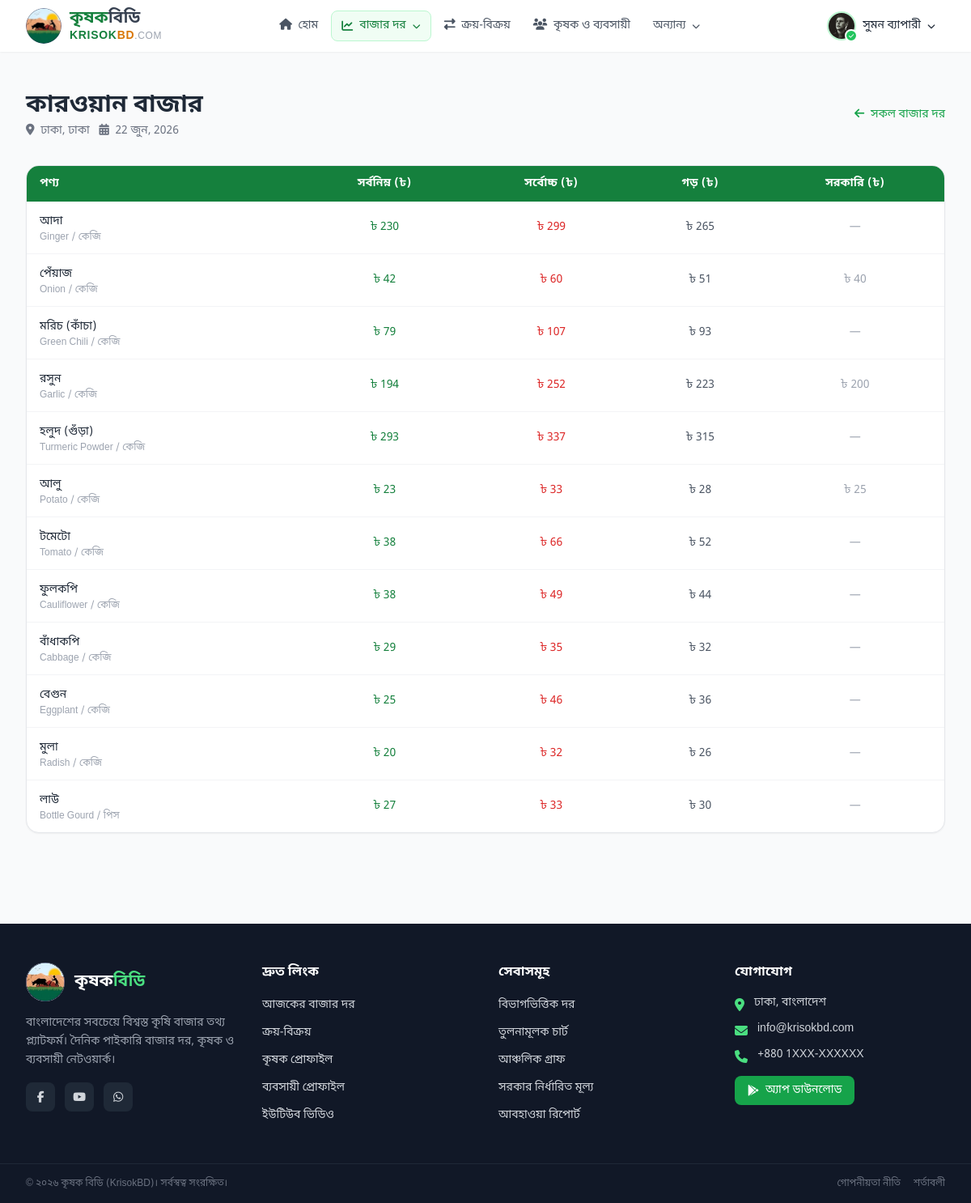
/prices/market/karwan-bazar/ (signed in), run on the app's committed database.
### accounts/models.py (models this page shows, shortened)
class User(AbstractUser):
    USER_TYPE_CHOICES = [
        ('farmer', 'কৃষক'),
        ('trader', 'ব্যবসায়ী'),
        ('general', 'সাধারণ'),
    ]
    SUBSCRIPTION_STATUS = [
        ('trial', 'ট্রায়াল'),
        ('active', 'সক্রিয়'),
        ('expired', 'মেয়াদ শেষ'),
    ]
    phone = models.CharField(max_length=20, blank=True)
    user_type = models.CharField(max_length=20, choices=USER_TYPE_CHOICES, default='general')
    district = models.CharField(max_length=100, blank=True)
    address = models.TextField(blank=True)
    avatar = models.ImageField(upload_to='avatars/', blank=True)
    is_verified = models.BooleanField(default=False)
    trial_start = models.DateTimeField(null=True, blank=True)
    trial_end = models.DateTimeField(null=True, blank=True)
    subscription_status = models.CharField(max_length=20, choices=SUBSCRIPTION_STATUS, default='trial')
    subscription_plan = models.ForeignKey(
        'SubscriptionPlan', on_delete=models.SET_NULL, null=True, blank=True, related_name='subscribers'
    )
    subscription_expires = models.DateTimeField(null=True, blank=True)
    @property
    def has_access(self):
        now = timezone.now()
        if self.is_superuser or self.is_staff:
            return True
        if self.subscription_status == 'trial' and self.trial_end and now < self.trial_end:
            return True
        if self.subscription_status == 'active' and self.subscription_expires and now < self.subscription_expires:
            return True
        return False
    def check_and_update_status(self):
        now = timezone.now()
        if self.subscription_status == 'trial' and self.trial_end and now >= self.trial_end:
            self.subscription_status = 'expired'
            self.save(update_fields=['subscription_status'])
        elif self.subscription_status == 'active' and self.subscription_expires and now >= self.subscription_expires:
            self.subscription_status = 'expired'
            self.save(update_fields=['subscription_status'])
    class Meta:
        db_table = 'auth_user'

### market/models.py (models this page shows, shortened)
class Market(models.Model):
    name = models.CharField(max_length=200)
    name_en = models.CharField(max_length=200)
    slug = models.SlugField(unique=True)
    district = models.ForeignKey(District, on_delete=models.CASCADE, related_name='markets')
    address = models.TextField(blank=True)
    is_active = models.BooleanField(default=True)
    class Meta:
        ordering = ['name']

class District(models.Model):
    name = models.CharField(max_length=100)
    name_en = models.CharField(max_length=100)
    slug = models.SlugField(unique=True)
    division = models.ForeignKey(Division, on_delete=models.CASCADE, related_name='districts')
    is_active = models.BooleanField(default=True)
    class Meta:
        ordering = ['name']

class Division(models.Model):
    name = models.CharField(max_length=100)
    name_en = models.CharField(max_length=100)
    slug = models.SlugField(unique=True)
    order = models.PositiveIntegerField(default=0)
    is_active = models.BooleanField(default=True)
    class Meta:
        ordering = ['order', 'name']

class Product(models.Model):
    name = models.CharField(max_length=200)
    name_en = models.CharField(max_length=200)
    slug = models.SlugField(unique=True)
    category = models.ForeignKey(ProductCategory, on_delete=models.CASCADE, related_name='products')
    unit = models.CharField(max_length=50, default='কেজি')
    image = models.ImageField(upload_to='products/', blank=True)
    is_active = models.BooleanField(default=True)
    class Meta:
        ordering = ['category__order', 'name']

class MarketPrice(models.Model):
    product = models.ForeignKey(Product, on_delete=models.CASCADE, related_name='prices')
    market = models.ForeignKey(Market, on_delete=models.CASCADE, related_name='prices')
    date = models.DateField(default=timezone.now)
    min_price = models.DecimalField(max_digits=10, decimal_places=2)
    max_price = models.DecimalField(max_digits=10, decimal_places=2)
    avg_price = models.DecimalField(max_digits=10, decimal_places=2, blank=True, null=True)
    product_type = models.CharField(max_length=100, blank=True, default='দেশি')
    updated_at = models.DateTimeField(auto_now=True)
    class Meta:
        ordering = ['-date', 'product__name']
        unique_together = ['product', 'market', 'date']

class GovernmentPrice(models.Model):
    product = models.ForeignKey(Product, on_delete=models.CASCADE, related_name='govt_prices')
    price = models.DecimalField(max_digits=10, decimal_places=2)
    effective_date = models.DateField()
    notes = models.TextField(blank=True)
    updated_at = models.DateTimeField(auto_now=True)
    class Meta:
        ordering = ['-effective_date']

### market/views.py (the view)
# urls.py: path('market/<slug:slug>/', views.market_detail, name='market_detail'),
def market_detail(request, slug):
    market = get_object_or_404(Market, slug=slug)
    price_date = _get_latest_date_with_data()
    prices = MarketPrice.objects.filter(
        market=market, date=price_date
    ).select_related('product', 'product__category').order_by('product__category__order', 'product__name')
    price_list = []
    for p in prices:
        govt = GovernmentPrice.objects.filter(product=p.product).first()
        price_list.append({
            'product': p.product,
            'min_price': p.min_price,
            'max_price': p.max_price,
            'avg_price': p.avg_price,
            'govt_price': govt.price if govt else None,
        })
    page_obj = paginate(request, price_list, per_page=25)
    context = {
        'market': market,
        'prices': page_obj,
        'page_obj': page_obj,
        'price_date': price_date,
    }
    return render(request, 'market/market_detail.html', context)

### core/pagination.py (called while the page is built)
def paginate(request, queryset, per_page=20):
    paginator = Paginator(queryset, per_page)
    page = request.GET.get('page')
    try:
        page_obj = paginator.page(page)
    except PageNotAnInteger:
        page_obj = paginator.page(1)
    except EmptyPage:
        page_obj = paginator.page(paginator.num_pages)
    return page_obj

### market/views.py (called while the page is built)
def _get_latest_date_with_data():
    latest = MarketPrice.objects.order_by('-date').values_list('date', flat=True).first()
    return latest or date.today()

### templates/market/market_detail.html (shortened to what this page needs)
{% extends "base.html" %}
{% block content %}
<section class="py-8 md:py-12">
    <div class="max-w-7xl mx-auto px-4 sm:px-6 lg:px-8">
        <div class="flex flex-col sm:flex-row items-start sm:items-center justify-between mb-8 gap-4">
            <div>
                <h1 class="text-2xl md:text-3xl font-bold text-gray-800">{{ market.name }}</h1>
                <p class="text-gray-500 text-sm mt-1">
                    <i class="fas fa-map-marker-alt mr-1"></i> {{ market.district.name }}, {{ market.district.division.name }}
                    <span class="ml-2"><i class="fas fa-calendar-alt mr-1"></i> {{ price_date|date:"d M, Y" }}</span>
                </p>
            </div>
            <a href="{% url 'market:daily_prices' %}" class="text-sm text-primary-600 hover:text-primary-700">
                <i class="fas fa-arrow-left mr-1"></i> সকল বাজার দর
            </a>
        </div>
        <div class="bg-white rounded-2xl border border-gray-200 overflow-hidden shadow-sm">
            <div class="overflow-x-auto">
                <table class="w-full">
                    <thead>
                        <tr class="bg-primary-700 text-white">
                            <th class="px-4 py-3 text-left text-sm font-semibold">পণ্য</th>
                            <th class="px-4 py-3 text-center text-sm font-semibold">সর্বনিম্ন (৳)</th>
                            <th class="px-4 py-3 text-center text-sm font-semibold">সর্বোচ্চ (৳)</th>
                            <th class="px-4 py-3 text-center text-sm font-semibold">গড় (৳)</th>
                            <th class="px-4 py-3 text-center text-sm font-semibold">সরকারি (৳)</th>
                        </tr>
                    </thead>
                    <tbody class="divide-y divide-gray-100">
                        {% for item in prices %}
                        <tr class="hover:bg-gray-50 transition">
                            <td class="px-4 py-3">
                                <span class="text-sm font-medium">{{ item.product.name }}</span>
                                <span class="text-xs text-gray-400 block">{{ item.product.name_en }} / {{ item.product.unit }}</span>
                            </td>
                            <td class="px-4 py-3 text-center text-sm font-medium text-green-700">৳ {{ item.min_price|floatformat:0 }}</td>
                            <td class="px-4 py-3 text-center text-sm font-medium text-red-600">৳ {{ item.max_price|floatformat:0 }}</td>
                            <td class="px-4 py-3 text-center text-sm text-gray-600">৳ {{ item.avg_price|floatformat:0 }}</td>
                            <td class="px-4 py-3 text-center text-sm text-gray-400">
                                {% if item.govt_price %}৳ {{ item.govt_price|floatformat:0 }}{% else %}—{% endif %}
                            </td>
                        </tr>
                        {% empty %}
                        <tr>
                            <td colspan="5" class="px-4 py-8 text-center text-gray-400">এই বাজারের কোনো দর পাওয়া যায়নি</td>
                        </tr>
                        {% endfor %}
                    </tbody>
                </table>
            </div>
        </div>
    </div>
</section>
{% endblock %}

### templates/components/_navbar_inner.html (shortened to what this page needs)
{% load static %}
<nav class="bg-white shadow-sm sticky top-0 z-50" x-data="{ mobileMenu: false, marketDrop: false, othersDrop: false }">
    <div class="max-w-7xl mx-auto px-4 sm:px-6 lg:px-8">
        <div class="flex items-center justify-between h-16">
            <a href="{% url 'core:home' %}" class="flex items-center gap-2.5 shrink-0">
                <img src="{% static 'images/logo.jpg' %}" alt="কৃষক বিডি" class="w-11 h-11 rounded-full object-cover">
                <div class="leading-tight">
                    <span class="text-xl font-bold text-primary-700">কৃষক</span><span class="text-xl font-bold text-gray-700">বিডি</span>
                    <span class="block text-sm font-bold -mt-0.5 tracking-wider">
                        <span class="text-primary-700">KRISOK</span><span class="text-amber-600">BD</span><span class="text-gray-400 font-normal text-xs">.COM</span>
                    </span>
                </div>
            </a>
            <div class="hidden lg:flex items-center gap-1">
                <a href="{% url 'core:home' %}"
                   class="px-3 py-2 rounded-lg text-sm font-medium transition
                   {% if nav_section == 'home' %}text-primary-700 bg-primary-50 border border-primary-200{% else %}text-gray-600 hover:text-primary-700 hover:bg-primary-50{% endif %}">
                    <i class="fas fa-home mr-1"></i> হোম
                </a>
                <div class="relative" @mouseenter="clearTimeout($el._timer); marketDrop = true" @mouseleave="$el._timer = setTimeout(() => marketDrop = false, 150)">
                    <button class="px-3 py-2 rounded-lg text-sm font-medium transition flex items-center gap-1
                        {% if nav_section == 'market' %}text-primary-700 bg-primary-50 border border-primary-200{% else %}text-gray-600 hover:text-primary-700 hover:bg-primary-50{% endif %}">
                        <i class="fas fa-chart-line mr-1"></i> বাজার দর
                        <i class="fas fa-chevron-down text-[10px] ml-1"></i>
                    </button>
                </div>
                <a href="{% url 'marketplace:post_list' %}"
                   class="px-3 py-2 rounded-lg text-sm font-medium transition
                   {% if nav_section == 'buysell' %}text-primary-700 bg-primary-50 border border-primary-200{% else %}text-gray-600 hover:text-primary-700 hover:bg-primary-50{% endif %}">
                    <i class="fas fa-exchange-alt mr-1"></i> ক্রয়-বিক্রয়
                </a>
                <a href="{% url 'marketplace:profile_list' %}"
                   class="px-3 py-2 rounded-lg text-sm font-medium transition
                   {% if nav_section == 'profiles' %}text-primary-700 bg-primary-50 border border-primary-200{% else %}text-gray-600 hover:text-primary-700 hover:bg-primary-50{% endif %}">
                    <i class="fas fa-users mr-1"></i> কৃষক ও ব্যবসায়ী
                </a>
                <div class="relative" @mouseenter="clearTimeout($el._timer); othersDrop = true" @mouseleave="$el._timer = setTimeout(() => othersDrop = false, 150)">
                    <button class="px-3 py-2 rounded-lg text-sm font-medium transition flex items-center gap-1
                        {% if nav_section == 'others' or nav_section == 'videos' %}text-primary-700 bg-primary-50 border border-primary-200{% else %}text-gray-600 hover:text-primary-700 hover:bg-primary-50{% endif %}">
                        অন্যান্য
                        <i class="fas fa-chevron-down text-[10px] ml-1"></i>
                    </button>
                </div>
            </div>
            <div class="hidden lg:flex items-center gap-2">
                {% if user.is_authenticated %}
                <div class="relative" x-data="{ userDrop: false }">
                    <button @click="userDrop = !userDrop" class="flex items-center gap-2 px-3 py-2 rounded-lg hover:bg-gray-100 transition">
                        <div class="relative">
                            {% if user.avatar %}
                            <img src="{{ user.avatar.url }}" alt="{{ user.first_name }}" class="w-9 h-9 rounded-full object-cover border-2 border-primary-200">
                            {% else %}
                            <div class="w-9 h-9 bg-primary-100 text-primary-700 rounded-full flex items-center justify-center text-sm font-bold border-2 border-primary-200">
                                {{ user.first_name|first|default:user.username|first }}
                            </div>
                            {% endif %}
                            {% if user.is_verified %}
                            <span class="absolute -bottom-0.5 -right-0.5 w-4 h-4 bg-primary-500 rounded-full flex items-center justify-center border-2 border-white">
                                <i class="fas fa-check text-white text-[7px]"></i>
                            </span>
                            {% endif %}
                        </div>
                        <span class="text-sm font-medium">{{ user.first_name|default:user.username }}</span>
                        <i class="fas fa-chevron-down text-[10px]"></i>
                    </button>
                </div>
                {% endif %}
            </div>
        </div>
    </div>
</nav>

### templates/base.html (style rules this page uses)
body { font-family: 'Noto Sans Bengali', 'SolaimanLipi', sans-serif; }

### data on the page
Market: name "কারওয়ান বাজার", district.name "ঢাকা", district.division.name "ঢাকা"
Product: product.name "আদা", product.name_en "Ginger", product.unit "কেজি", min_price "230", max_price "299", avg_price "265"
Product: product.name "পেঁয়াজ", product.name_en "Onion", product.unit "কেজি", min_price "42", max_price "60", avg_price "51", govt_price "40"
Product: product.name "মরিচ (কাঁচা)", product.name_en "Green Chili", product.unit "কেজি", min_price "79", max_price "107", avg_price "93"
Product: product.name "রসুন", product.name_en "Garlic", product.unit "কেজি", min_price "194", max_price "252", avg_price "223", govt_price "200"
Product: product.name "হলুদ (গুঁড়া)", product.name_en "Turmeric Powder", product.unit "কেজি", min_price "293", max_price "337", avg_price "315"
Product: product.name "আলু", product.name_en "Potato", product.unit "কেজি", min_price "23", max_price "33", avg_price "28", govt_price "25"
Product: product.name "টমেটো", product.name_en "Tomato", product.unit "কেজি", min_price "38", max_price "66", avg_price "52"
Product: product.name "ফুলকপি", product.name_en "Cauliflower", product.unit "কেজি", min_price "38", max_price "49", avg_price "44"
Product: product.name "বাঁধাকপি", product.name_en "Cabbage", product.unit "কেজি", min_price "29", max_price "35", avg_price "32"
Product: product.name "বেগুন", product.name_en "Eggplant", product.unit "কেজি", min_price "25", max_price "46", avg_price "36"
Product: product.name "মুলা", product.name_en "Radish", product.unit "কেজি", min_price "20", max_price "32", avg_price "26"
Product: product.name "লাউ", product.name_en "Bottle Gourd", product.unit "পিস", min_price "27", max_price "33", avg_price "30"

### other printed values
{{ user.first_name|default:user.username }} "সুমন ব্যাপারী"
{{ price_date|date:"d M, Y" }} "22 জুন, 2026"
